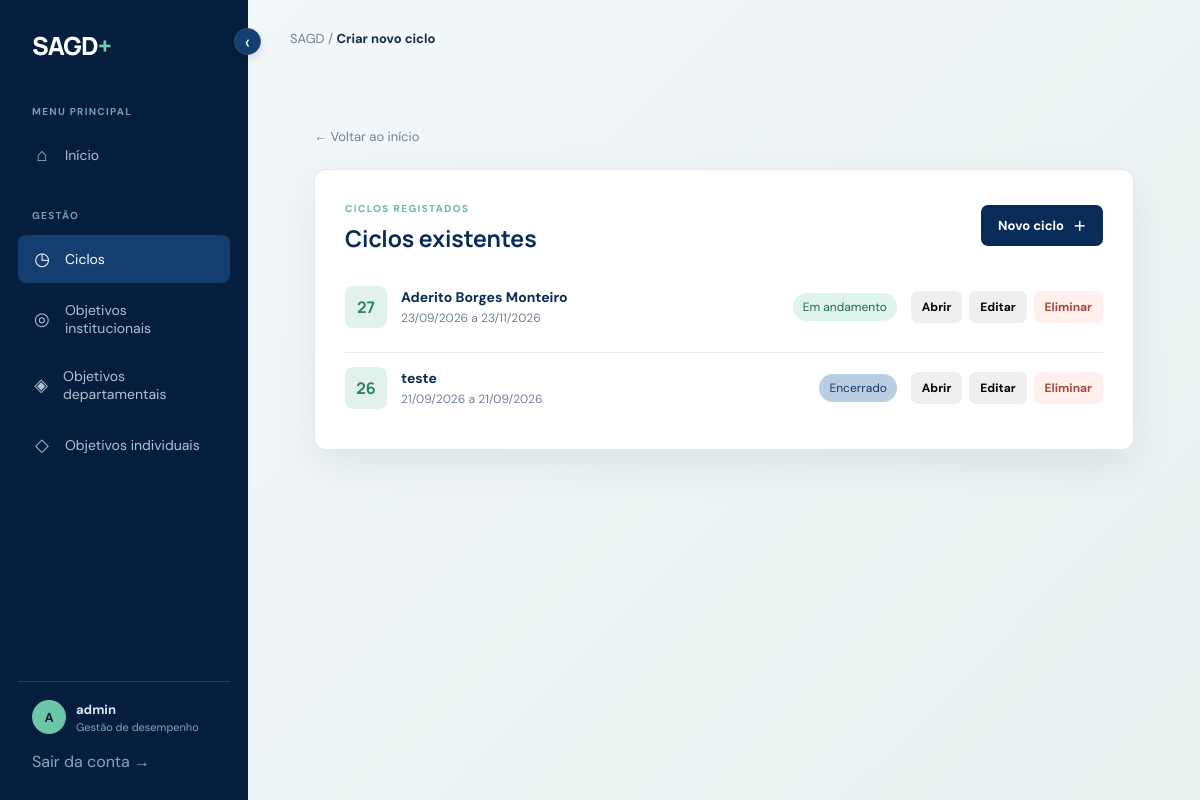
The app's page /planejamento/ciclos/novo/ (signed in), older data.
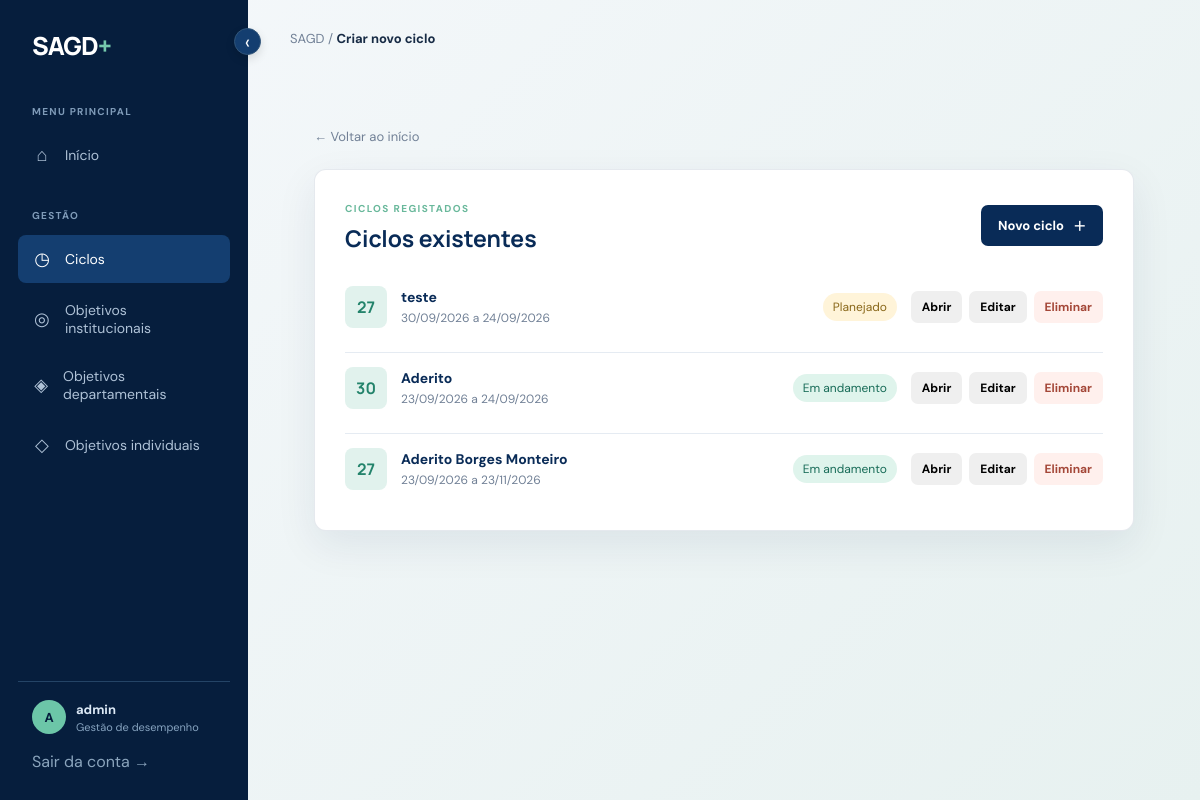
The same page, newer data.
### core/models.py (models this page shows, shortened)
class Cycle(models.Model):
    STATUS_CHOICES = [('active', 'Em andamento'), ('closed', 'Encerrado'), ('planned', 'Planejado')]
    name = models.CharField('nome', max_length=120)
    year = models.PositiveIntegerField('ano')
    start_date = models.DateField('início')
    end_date = models.DateField('fim')
    status = models.CharField('status', max_length=20, choices=STATUS_CHOICES, default='active')
    class Meta:
        ordering = ['-year', '-start_date']
        verbose_name = 'ciclo'
        verbose_name_plural = 'ciclos'
    @property
    def automatic_status(self):
        today = timezone.localdate()
        if today < self.start_date:
            return 'planned'
        if today <= self.end_date:
            return 'active'
        return 'closed'
    @property
    def automatic_status_display(self):
        return dict(self.STATUS_CHOICES)[self.automatic_status]

### core/views.py (the view, shortened to what this page needs)
# urls.py: path('planejamento/ciclos/novo/', views.planejamento_ciclo_create, name='planejamento_ciclo_create'),
@login_required
def planejamento_ciclo_create(request):
    cycles = Cycle.objects.all().order_by('-start_date', '-year')
    return render(request, 'ciclo/novo.html', {'editing': False, 'cycles': cycles})

### templates/ciclo/novo.html (shortened to what this page needs)
{% extends 'base.html' %}
{% block body %}
<div class="app-shell cycle-page">
  <aside class="sidebar">
    <div class="logo">SAGD<span>+</span></div>
    <button class="sidebar-toggle" type="button" data-sidebar-toggle aria-label="Comprimir menu" aria-expanded="true"><span>‹</span></button>
    <div class="nav-label">Menu principal</div>
    <a class="nav-link" href="{% url 'menu_home' %}" data-spa-link><span class="nav-icon">⌂</span><span>Início</span></a>
    <div class="nav-label" style="margin-top:27px">Gestão</div>
    <a class="nav-link active" href="{% url 'planejamento_ciclo_create' %}" data-spa-link><span class="nav-icon">◷</span><span>Ciclos</span></a>
    <a class="nav-link" href="{% url 'planejamento_objetivo_institucional_menu' %}" data-spa-link><span class="nav-icon">◎</span><span>Objetivos institucionais</span></a>
    <a class="nav-link" href="{% url 'planejamento_objetivo_departamental_menu' %}" data-spa-link><span class="nav-icon">◈</span><span>Objetivos departamentais</span></a>
    <a class="nav-link" href="{% url 'planejamento_objetivo_individual_menu' %}" data-spa-link><span class="nav-icon">◇</span><span>Objetivos individuais</span></a>
    <div class="sidebar-footer">
      <div class="user-line">
        <div class="avatar">{{ user.username|first|upper }}</div>
        <div>
          <strong>{{ user.get_full_name|default:user.username }}</strong>
          <div class="user-role">Gestão de desempenho</div>
        </div>
      </div>
      <form class="logout-form" method="post" action="{% url 'logout' %}">{% csrf_token %}<button class="logout" type="submit">Sair da conta →</button></form>
    </div>
  </aside>
  <div id="spa-content">
  <main class="main cycle-main">
    <div class="topbar">
      <div class="breadcrumb">SAGD <span>/</span> <strong>Criar novo ciclo</strong></div>
    </div>
    <div class="cycle-content">
      <a class="cycle-back" href="{% url 'menu_home' %}">← Voltar ao início</a>
      <section class="cycle-list-panel">
        <div class="cycle-section-heading">
          <div>
            <span class="eyebrow">CICLOS REGISTADOS</span>
            <h2>Ciclos existentes</h2>
          </div>
          <button class="button primary" type="button" data-open-cycle-modal="create">Novo ciclo <span>＋</span></button>
        </div>
        {% if cycles %}
          <div class="cycle-record-list">
            {% for item in cycles %}
              <article class="cycle-record{% if cycle and item.id == cycle.id %} cycle-record-current{% endif %}">
                <div class="cycle-record-mark">{{ item.year|stringformat:'s'|slice:'-2:' }}</div>
                <div class="cycle-record-info">
                  <strong>{{ item.name }}</strong>
                  <span>{{ item.start_date|date:'d/m/Y' }} a {{ item.end_date|date:'d/m/Y' }}</span>
                </div>
                <span class="cycle-record-status ca-status-{{ item.automatic_status }}">{{ item.automatic_status_display }}</span>
                <div class="cycle-record-actions">
                  <button class="button" type="button" data-open-cycle-modal="view-{{ item.id }}">Abrir</button>
                  <button class="button" type="button" data-open-cycle-modal="edit-{{ item.id }}">Editar</button>
                  <button class="button ca-delete-button" type="button" data-open-cycle-modal="delete-{{ item.id }}">Eliminar</button>
                </div>
              </article>
            {% endfor %}
          </div>
        {% else %}
          <p class="cycle-list-empty">Ainda não existe nenhum ciclo registado. Utilize o botão “Novo ciclo” para criar o primeiro.</p>
        {% endif %}
      </section>
    </div>
  </main>
  </div>
</div>
{% endblock %}

Row changes from the older to the newer data that the page shows:
removed Cycle: year "26", name "teste", start_date "21/09/2026", end_date "21/09/2026", automatic_status_display "Encerrado"
added Cycle: year "27", name "teste", start_date "30/09/2026", end_date "24/09/2026", automatic_status_display "Planejado"
added Cycle: year "30", name "Aderito", start_date "23/09/2026", end_date "24/09/2026", automatic_status_display "Em andamento"
